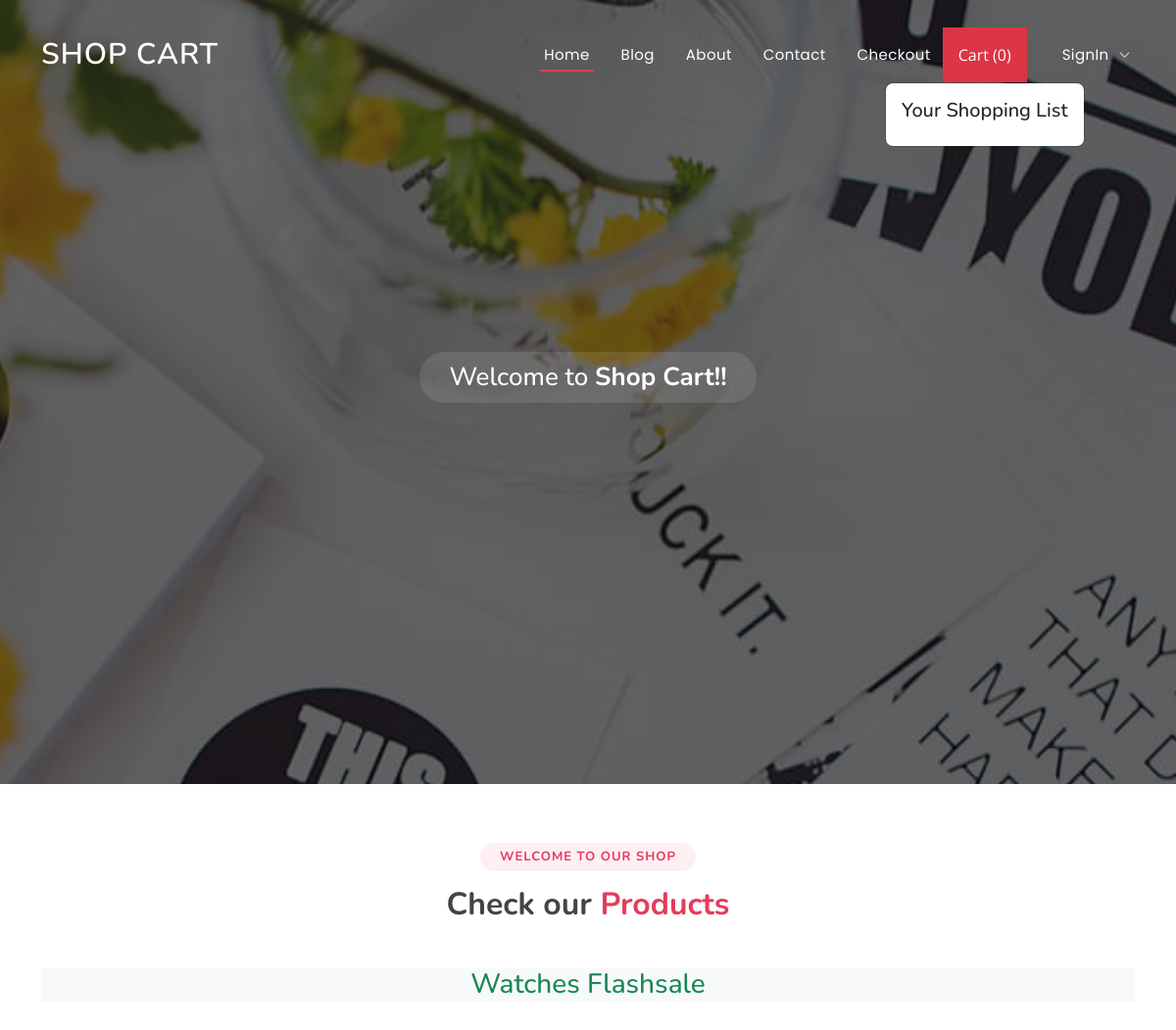
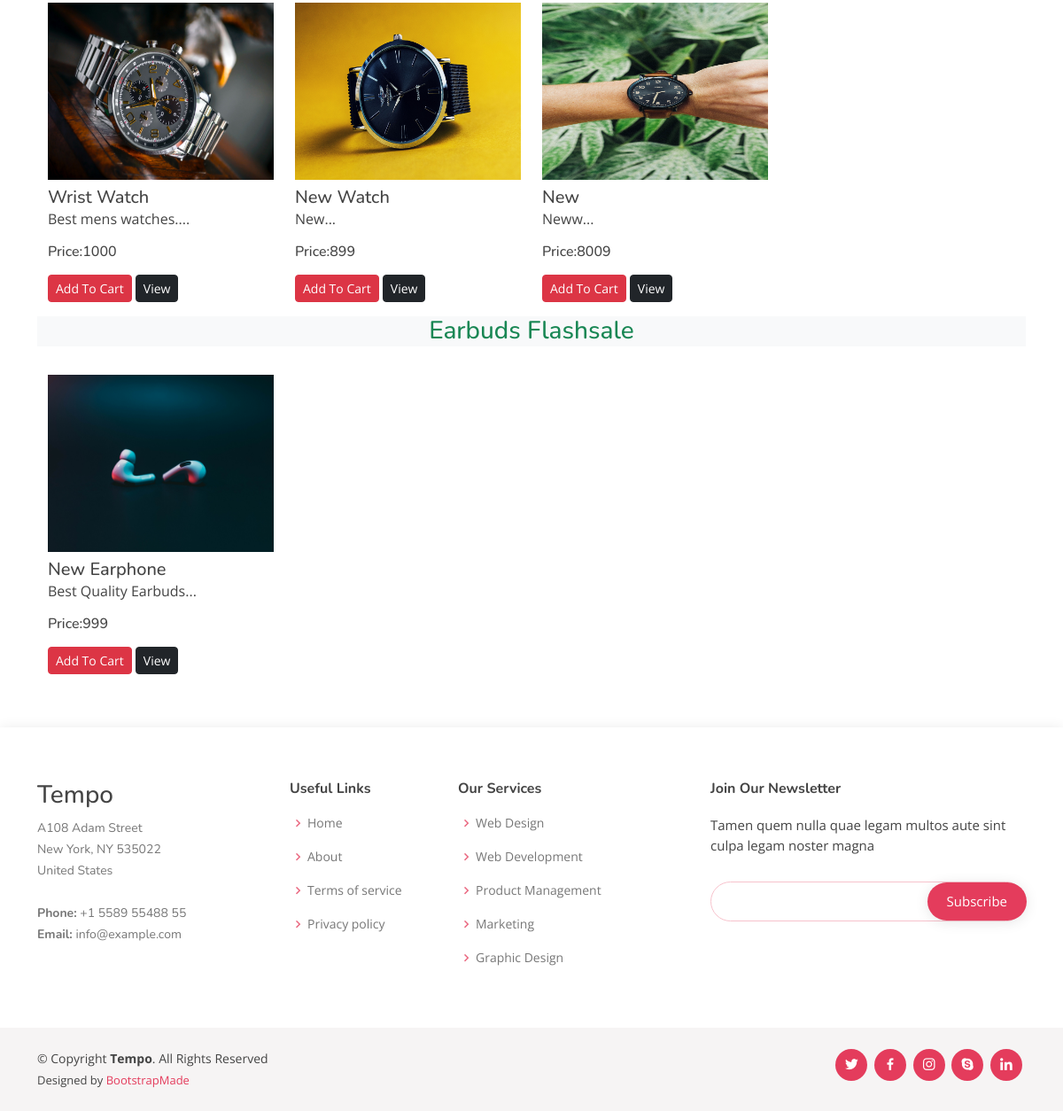
The page / on the database its author committed (2 pictures, top to bottom).
### ecommerceapp/models.py (models this page shows, shortened)
class Product(models.Model):
    product_id = models.AutoField
    product_name = models.CharField(max_length=100)
    category = models.CharField(max_length=100, default="")
    subcategory = models.CharField(max_length=50, default="")
    price = models.IntegerField(default=0)
    desc = models.CharField(max_length=300)
    image = models.ImageField(upload_to='images/')

### ecommerceapp/views.py (the view)
# urls.py: path('', views.index, name="index"),
def index(request):
    allProds = []
    catprods = Product.objects.values('category', 'id')
    print(catprods)
    cats = {item['category'] for item in catprods}
    for cat in cats:
        prod = Product.objects.filter(category=cat)
        n = len(prod)
        nSlides = n // 4 + ceil((n / 4) - (n // 4))
        allProds.append([prod, range(1, nSlides), nSlides])
    params = {'allProds': allProds}
    return render(request, "index.html", params)

### templates/index.html (shortened to what this page needs)
{% extends 'base.html' %}
{% block content %}
<h3>Welcome to <strong>Shop Cart!!</strong></h3>
{% endblock content %}
{% block body %}
{% load static %}
<section class="portfolio" id="portfolio">
    <div class="container">
        <div class="section-title">
            <h2>Welcome to our Shop</h2>
            <h3>Check our <span>Products</span></h3>
        </div>
        {% for product, range, nSlides in allProds %}
        <h3 class="my-3 text-center text-success bg-light">
            {{product.0.category}} Flashsale
        </h3>
        <div class="container">
            <div class="row">
                {% for i in product %}
                <div class="col-md-3 mt-3">
                    <img alt="not found" class="card-img-top" height="200px" src="/media/{{i.image}}" width="150px"/>
                    <div class="card-body">
                        <h5 class="card-title mt-2" id="namepr{{i.id}}">{{i.product_name}}</h5>
                        <p class="card-text">{{i.desc|slice:"0:53"}}...</p>
                        <h6 class="card-title mb-3">Price:<span id="pricepr{{i.id}}">{{i.price}}</span></h6>
                        <span class="divpr" id="divpr{{i.id}}">
                            <button class="btn btn-danger cart btn-sm mt-0" id="pr{{i.id}}">
                                Add To Cart
                            </button>
                        </span>
                        <a href="/media/{{i.image}}">
                            <button class="btn btn-dark btn-sm cart">View</button>
                        </a>
                    </div>
                </div>
                {% endfor %}
            </div>
        </div>
        {% endfor %}
    </div>
</section>
{% endblock body %}

### templates/base.html (shortened to what this page needs)
{% load static %}
<!DOCTYPE html>
<html lang="en">
<head>
    <link href="{% static 'assets/vendor/bootstrap/css/bootstrap.min.css' %}" rel="stylesheet">
    <link href="{% static 'assets/vendor/bootstrap-icons/bootstrap-icons.css' %}" rel="stylesheet">
    <link href="{% static 'assets/vendor/boxicons/css/boxicons.min.css' %}" rel="stylesheet">
    <link href="{% static 'assets/vendor/glightbox/css/glightbox.min.css' %}" rel="stylesheet">
    <link href="{% static 'assets/vendor/remixicon/remixicon.css' %}" rel="stylesheet">
    <link href="{% static 'assets/vendor/swiper/swiper-bundle.min.css' %}" rel="stylesheet">
    <link href="{% static 'assets/css/style.css' %}" rel="stylesheet">
</head>
<body>
<header id="header" class="fixed-top ">
    <div class="container d-flex align-items-center justify-content-between">
        <h1 class="logo"><a href="{% url 'index' %}">Shop Cart</a></h1>
        <nav id="navbar" class="navbar">
            <ul>
                <li><a class="nav-link scrollto active" href="{% url 'index' %}">Home</a></li>
                <li><a class="nav-link scrollto" href="blog.html">Blog</a></li>
                <li><a class="nav-link scrollto" href="{% url 'about' %}">About</a></li>
                <li><a class="nav-link scrollto" href="{% url 'contact' %}">Contact</a></li>
                <li><a class="nav-link scrollto" href="{% url 'checkout' %}">Checkout</a></li>
                <button type="button" class="nav-link scrollto bg-danger p-3 m-2 text-white" id="popcart"
                        data-container="body" data-toggle="popover" data-placement="bottom" data-html="true"> Cart (<span id="cart">0</span>)
                </button>
                {% if request.user.is_authenticated %}
                <li>
                    <a class="nav-link scrollto" href="{% url 'handlelogout' %}">
                        Logout<i class="fa-solid fa-right-from-bracket"></i>
                    </a>
                </li>
                {% else %}
                <li class="dropdown">
                    <a href="#">
                        <span>SignIn</span>
                        <i class="bi bi-chevron-down"></i></a>
                </li>
                {% endif %}
            </ul>
        </nav>
    </div>
</header>
<section id="hero">
    <div class="hero-container">
        {% block content %}
        {% endblock content %}
    </div>
</section>
<main id="main">
    {% block body %}
    {% endblock body %}
</main>
<footer id="footer">
    <div class="footer-top">
        <div class="container">
            <div class="row">
                <div class="col-lg-3 col-md-6 footer-contact">
                    <h3>Tempo</h3>
                    <p>
                        A108 Adam Street <br>
                        New York, NY 535022<br>
                        United States <br><br>
                        <strong>Phone:</strong> +1 5589 55488 55<br>
                        <strong>Email:</strong> info@example.com<br>
                    </p>
                </div>
                <div class="col-lg-2 col-md-6 footer-links">
                    <h4>Useful Links</h4>
                    <ul>
                        <li><i class="bx bx-chevron-right"></i><a href="{% url 'index' %}">Home</a></li>
                        <li><i class="bx bx-chevron-right"></i><a href="{% url 'about' %}">About</a></li>
                        <li><i class="bx bx-chevron-right"></i> <a href="#">Terms of service</a></li>
                        <li><i class="bx bx-chevron-right"></i> <a href="#">Privacy policy</a></li>
                    </ul>
                </div>
                <div class="col-lg-3 col-md-6 footer-links">
                    <h4>Our Services</h4>
                    <ul>
                        <li><i class="bx bx-chevron-right"></i> <a href="#">Web Design</a></li>
                        <li><i class="bx bx-chevron-right"></i> <a href="#">Web Development</a></li>
                        <li><i class="bx bx-chevron-right"></i> <a href="#">Product Management</a></li>
                        <li><i class="bx bx-chevron-right"></i> <a href="#">Marketing</a></li>
                        <li><i class="bx bx-chevron-right"></i> <a href="#">Graphic Design</a></li>
                    </ul>
                </div>
                <div class="col-lg-4 col-md-6 footer-newsletter">
                    <h4>Join Our Newsletter</h4>
                    <p>Tamen quem nulla quae legam multos aute sint culpa legam noster magna</p>
                    <form action="" method="post">
                        <input type="email" name="email"><input type="submit" value="Subscribe">
                    </form>
                </div>
            </div>
        </div>
    </div>
    <div class="container d-md-flex py-4">
        <div class="me-md-auto text-center text-md-start">
            <div class="copyright">
                &copy; Copyright <strong><span>Tempo</span></strong>. All Rights Reserved
            </div>
            <div class="credits">
                Designed by <a href="https://bootstrapmade.com/">BootstrapMade</a>
            </div>
        </div>
        <div class="social-links text-center text-md-right pt-3 pt-md-0">
            <a href="#" class="twitter"><i class="bx bxl-twitter"></i></a>
            <a href="#" class="facebook"><i class="bx bxl-facebook"></i></a>
            <a href="#" class="instagram"><i class="bx bxl-instagram"></i></a>
            <a href="#" class="google-plus"><i class="bx bxl-skype"></i></a>
            <a href="#" class="linkedin"><i class="bx bxl-linkedin"></i></a>
        </div>
    </div>
</footer>
</body>
</html>

### rows shown on the page
Product: category "Watches", image (picture), product_name "Wrist Watch", desc "Best mens watches.", price "1000"
Product: image (picture), product_name "New Watch", desc "New", price "899"
Product: image (picture), product_name "New", desc "Neww", price "8009"
Product: category "Earbuds", image (picture), product_name "New Earphone", desc "Best Quality Earbuds", price "999"
